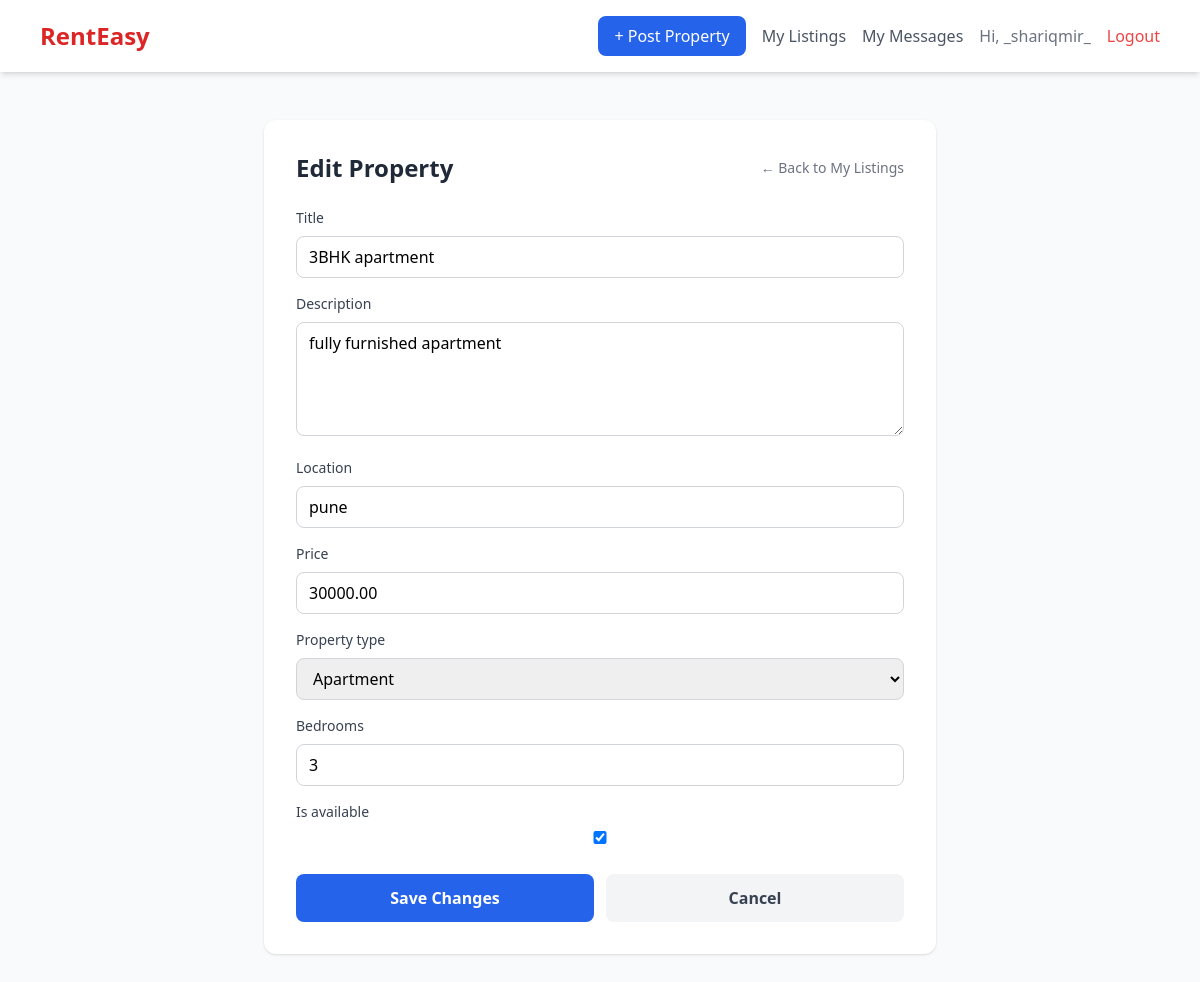
Page /edit/3/ (signed in) on the committed database.
### properties/models.py (models this page shows, shortened)
class Property(models.Model):
    PROPERTY_TYPES = [
        ('apartment', 'Apartment'),
        ('house', 'House'),
        ('studio', 'Studio'),
        ('villa', 'Villa'),
    ]
    owner = models.ForeignKey(User, on_delete=models.CASCADE)  # Links to logged-in user
    title = models.CharField(max_length=200)
    description = models.TextField()
    location = models.CharField(max_length=200)
    price = models.DecimalField(max_digits=10, decimal_places=2)
    property_type = models.CharField(max_length=20, choices=PROPERTY_TYPES)
    bedrooms = models.IntegerField()
    is_available = models.BooleanField(default=True)
    created_at = models.DateTimeField(auto_now_add=True)

### properties/views.py (the view)
# urls.py: path('edit/<int:pk>/', views.edit_property, name='edit_property'),
@login_required
def edit_property(request, pk):
    property = get_object_or_404(Property, pk=pk, owner=request.user)  # only owner can edit
    if request.method == 'POST':
        form = PropertyForm(request.POST, instance=property)  # instance means "edit this existing one"
        if form.is_valid():
            form.save()
            messages.success(request, 'Property updated successfully!')
            return redirect('my_listings')
    else:
        form = PropertyForm(instance=property)  # pre-fill form with current values
    return render(request, 'properties/edit_property.html', {
        'form': form,
        'property': property
    })

### properties/forms.py
class PropertyForm(forms.ModelForm):
    class Meta:
        model = Property
        fields = ['title', 'description', 'location', 'price', 'property_type', 'bedrooms', 'is_available']
        widgets = {
            'description': forms.Textarea(attrs={'rows': 4}),
        }

### templates/properties/edit_property.html (shortened to what this page needs)
{% extends 'base.html' %}
{% block content %}
<div class="max-w-2xl mx-auto bg-white rounded-xl shadow p-8">
    <div class="flex justify-between items-center mb-6">
        <h1 class="text-2xl font-bold text-gray-800">Edit Property</h1>
        <a href="{% url 'my_listings' %}" class="text-gray-500 hover:text-gray-700 text-sm">← Back to My Listings</a>
    </div>
    <form method="POST">
        {% for field in form %}
        <div class="mb-4">
            <label class="block text-sm font-medium text-gray-700 mb-1">{{ field.label }}</label>
            {{ field }}
        </div>
        {% endfor %}
        <div class="flex gap-3 mt-6">
            <button type="submit" class="flex-1 bg-blue-600 text-white py-3 rounded-lg hover:bg-blue-700 font-semibold">
                Save Changes
            </button>
            <a href="{% url 'my_listings' %}" class="flex-1 text-center bg-gray-100 text-gray-700 py-3 rounded-lg hover:bg-gray-200 font-semibold">
                Cancel
            </a>
        </div>
    </form>
</div>
{% endblock %}

### templates/base.html (shortened to what this page needs)
<!DOCTYPE html>
<html lang="en">
<head>
    <script src="https://cdn.tailwindcss.com"></script>
</head>
<body class="bg-gray-50 min-h-screen">
    <nav class="bg-white shadow-md">
        <div class="max-w-6xl mx-auto px-4 py-4 flex justify-between items-center">
            <a href="/" class="text-2xl font-bold text-red-600">RentEasy</a>
            <div class="flex gap-4 items-center">
                {% if user.is_authenticated %}
                    <a href="{% url 'post_property' %}" class="bg-blue-600 text-white px-4 py-2 rounded-lg hover:bg-blue-700">+ Post Property</a>
                    <a href="{% url 'my_listings' %}" class="text-gray-600 hover:text-blue-600">My Listings</a>
                    <a href="{% url 'my_messages' %}" class="text-gray-600 hover:text-blue-600">My Messages</a>
                    <span class="text-gray-500">Hi, {{ user.username }}</span>
                    <a href="{% url 'logout' %}" class="text-red-500 hover:text-red-700">Logout</a>
                {% else %}
                    <a href="{% url 'login' %}" class="text-gray-600 hover:text-blue-600">Login</a>
                    <a href="{% url 'register' %}" class="bg-blue-600 text-white px-4 py-2 rounded-lg hover:bg-blue-700">Register</a>
                {% endif %}
            </div>
        </div>
    </nav>
    <main class="max-w-6xl mx-auto px-4 py-8">
        {% block content %}{% endblock %}
    </main>
</body>
</html>

### templates/properties/edit_property.html (style rules this page uses)
input, select, textarea { width: 100%; padding: 8px 12px; border: 1px solid #d1d5db; border-radius: 8px; margin-top: 4px; }

### rows in the picture
Property: form "3BHK apartment" "fully furnished apartment" "pune" "30000.00" "Apartment" "3" "☑"

### other values in the picture
{{ user.username }} "_shariqmir_"
{{ field.label }} "Title" "Description" "Location" "Price" "Property type" "Bedrooms" "Is available"
